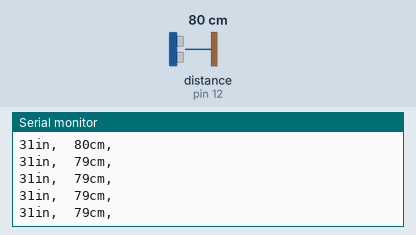
Recording of a sketch running on a simulated Arduino Uno, built with avr-gcc and run on an emulated ATmega328P. Parts: the last lines printed to the serial monitor. Wiring (inferred from the names in the program): ultrasonic range finder: trigger pin 11; echo pin 12. The inputs (shaded band) are chosen by the test bench; at power-on: distance to the obstacle (sensor on pin 12) 80 cm. The echo pulse lasts 58.3 µs per cm.

Above: at 1.2 s.
1.3 s: distance to the obstacle (sensor on pin 12) set to 2 cm
At 1.71 s:
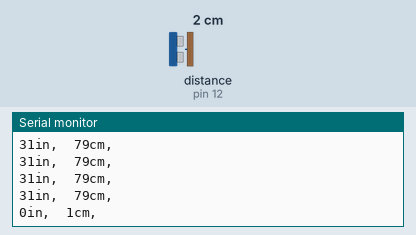
4.3 s: distance to the obstacle (sensor on pin 12) set to 4 cm
At 4.48 s:
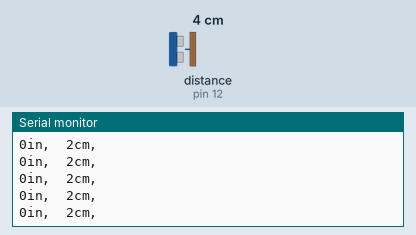
Timing chart, 0 to 7.3 s (numbered marks = the images above; inputs shaded):
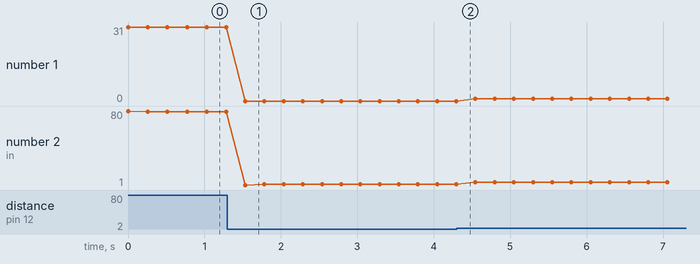

The sketch:

HC-SR04_ultrasonic_without_new_ping_lib.ino
```cpp
 int trigpin = 11;
 int echopin = 12;
 long duration , cm , inches;

 void setup() {
  // put your setup code here, to run once:
  Serial.begin(9600);
  pinMode(trigpin , OUTPUT);
  pinMode(echopin , OUTPUT);
}

void loop() {
  // put your main code here, to run repeatedly:

  digitalWrite(trigpin , LOW);
  delayMicroseconds(5);
  digitalWrite(trigpin , HIGH);
  delayMicroseconds(10);
  digitalWrite(trigpin , LOW);
  pinMode(echopin , INPUT);
  duration = pulseIn(echopin , HIGH);
  cm = (duration/2) / 29.1;
  inches = (duration / 2) / 74;
  Serial.print(inches);
  Serial.print("in,  ");
  Serial.print(cm);
  Serial.print("cm,  ");
  Serial.println();
  delay(250);

}
```

Measured:
- after the input at 1.3 s, the serial monitor: prints a new line after 0.23 s (image 1)
- plotted number 1: 31 → 0 after the input at 1.3 s
- plotted number 2: 79 → 2 after the input at 1.3 s, 2 → 4 after the input at 4.3 s
